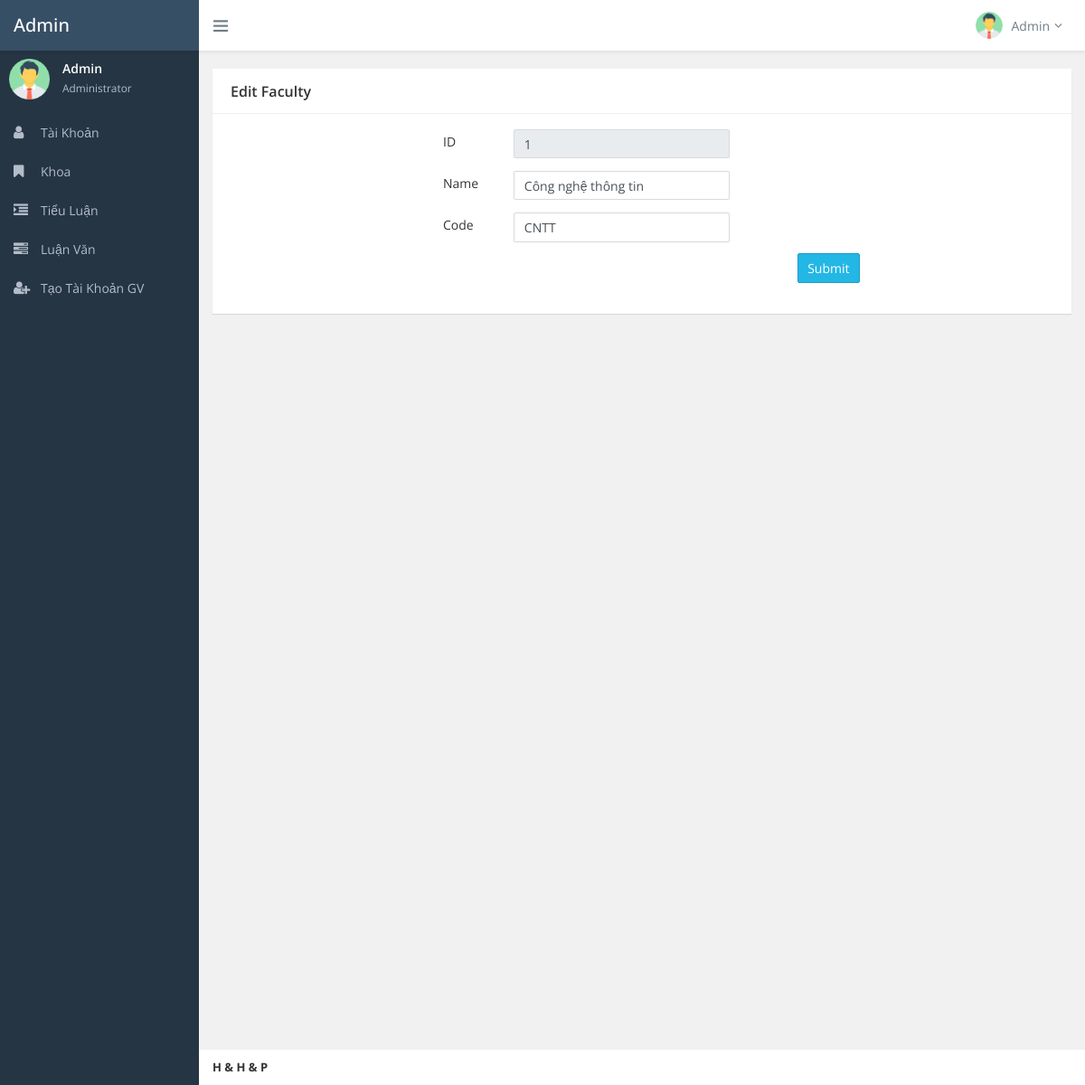
The page /admin/faculty_edit.php?action=edit&id=1 (signed in) on the database its author committed.
### tables this page shows
CREATE TABLE `faculty` (
  `faculty_id` int(11) NOT NULL,
  `faculty_name` varchar(200) NOT NULL,
  `faculty_code` varchar(100) NOT NULL
);

### db.php (called while the page is built, shortened)
<?php
class DB
{
    public function __construct()
    {
        $this->db = new PDO(
            'mysql:host='
                . self::DB_HOST . ';dbname=' . self::DB_NAME,
            self::DB_USERNAME,
            self::DB_PASSWORD
        ) or die('Cannot connect to db');
        return $this->db;
    }
}

### models/faculty.php (called while the page is built, shortened)
<?php
require_once('C:/xampp/htdocs/QL_LV_TL/db.php');
class Facultys extends DB
{
    public function __construct()
    {
        $this->db->setAttribute(PDO::ATTR_ERRMODE, PDO::ERRMODE_EXCEPTION);
    }
    function getFacultyById($id) {
        $stm = $this->db->prepare("SELECT * FROM ". self::tableName ." WHERE faculty_id = $id");
        $stm->execute();
        return $stm->fetch();
    }
}

### admin/faculty_edit.php (the view, shortened to what this page needs)
<?php
require_once './commons/header.php';
require_once '../models/faculty.php';
$facultys = new Facultys();
if(isset($_GET['action']) && $_GET['action'] == 'edit')
{
    $faculty = $facultys->getFacultyById($_GET['id']);
}
?>
<body class="fixed-navbar">
    <div class="page-wrapper">
        <?php require_once './commons/top_nav.php'; ?>
        <?php
        require_once './commons/nav_menu.php';
        ?>
        <div class="content-wrapper">
            <div class="page-content fade-in-up">
                <div class="ibox">
                    <div class="ibox-head">
                        <div class="ibox-title">Edit Faculty</div>
                    </div>
                    <div class="ibox-body">
                        <form class="form-horizontal" id="form-sample-1" method="post" novalidate="novalidate">
                            <div class="form-group row">
                                    <div class="col-sm-3"></div>
                                    <label class="col-sm-1 col-form-label">ID</label>
                                    <div class="col-sm-8">
                                        <input class="form-control" type="text" name="faculty_id" value="<?php echo $faculty['faculty_id']; ?>" readonly>
                                    </div>
                                </div>
                                <div class="form-group row">
                                    <div class="col-sm-3"></div>
                                    <label class="col-sm-1 col-form-label">Name</label>
                                    <div class="col-sm-8">
                                        <input class="form-control" type="text" name="faculty_name" value="<?php echo $faculty['faculty_name']; ?>" required>
                                    </div>
                                </div>
                                <div class="form-group row">
                                    <div class="col-sm-3"></div>
                                    <label class="col-sm-1 col-form-label">Code</label>
                                    <div class="col-sm-8">
                                        <input class="form-control" type="text" name="faculty_code" value="<?php echo $faculty['faculty_code']; ?>" required>
                                    </div>
                                </div>
                                <div class="form-group row">
                                    <div class="col-sm-6"></div>
                                    <div class="col-sm-4 ml-sm-auto">
                                        <button class="btn btn-info" type="submit" name="submit" >Submit</button>
                                </div>
                            </div>
                        </form>
                    </div>
                </div>
            </div>
            <footer class="page-footer">
                <div class="font-13"><b>H & H & P</b></div>
            </footer>
        </div>
    </div>
<?php
require_once './commons/footer.php';
?>

### admin/assets/css/pagination.css (style rules this page uses)
input[type="text"] { height: 2.3em; position: relative; top: 0.15em; width: 40%; }

### rows shown on the page
faculty: faculty_id "1", faculty_name "Công nghệ thông tin", faculty_code "CNTT"
